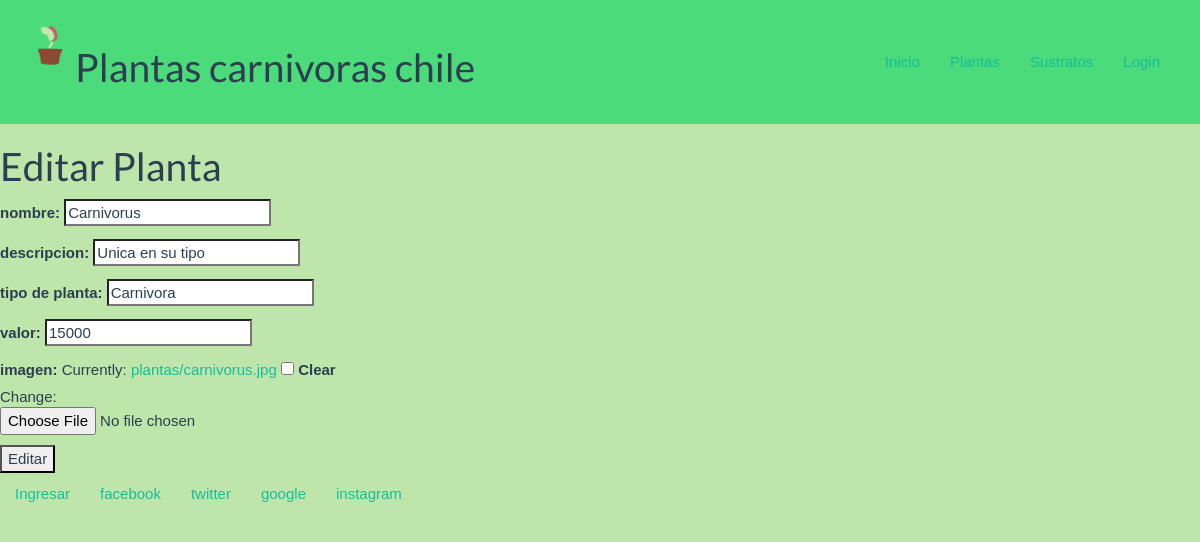
/editarPlanta/10, run on the app's committed database.
### AppMisFlores/models.py (models this page shows, shortened)
class Planta(models.Model):
    nombre = models.CharField(max_length=20)
    descripcion = models.CharField(max_length=60)
    tipoPlanta = models.CharField(max_length=20)
    valor = models.IntegerField()
    imagen = models.ImageField(verbose_name="imagen", upload_to="plantas", null=True, blank=True)

### AppMisFlores/views.py (the view)
# urls.py: path('editarPlanta/<int:plantaId>', views.editarPlanta),
def editarPlanta(request, plantaId):
    planta = Planta.objects.get(id=plantaId)
    data = {
        'form': PlantaForm(instance=planta)
    }
    if request.method=="POST":
        formulario=PlantaForm(request.POST, instance=planta)
        if formulario.is_valid():
            formulario.save()
            data['mensaje'] = "modificado correctamente"
        data['form'] = formulario
    return render(request, "appMisFlores/plantas/editarPlanta.html",data)

### AppMisFlores/forms.py
class PlantaForm(forms.ModelForm):
    class Meta:
        model = Planta
        fields = ['nombre','descripcion','tipoPlanta','valor','imagen']
        labels = {'nombre':'nombre','descripcion':'descripcion','tipoPlanta':'tipo de planta','valor':'valor','imagen':'imagen'}

### AppMisFlores/templates/appMisFlores/plantas/editarPlanta.html (shortened to what this page needs)
{% extends 'appMisFlores/base.html' %}
{% load staticfiles %}
{% block content %}
    <h1>Editar Planta</h1>
    <form action="" method="POST" enctype='multipart/form-data'>
        {{ form.as_p }}
        <button type="submit"> Editar </button>
    </form>
{% endblock %}

### AppMisFlores/static/css/inicio.css (style rules this page uses)
body { background: #bfe6aa; }
.bodyPlantas { background-color: #bfe6aa; }
* { font-family: "Montserrat", sans-serif; }

### data on the page
Planta: nombre "Carnivorus", descripcion "Unica en su tipo", tipoPlanta "Carnivora", valor "15000"
